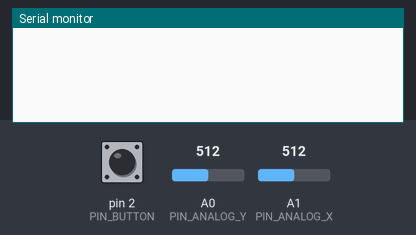
Bench run of a sketch on a simulated Arduino Uno, built with avr-gcc and run on an emulated ATmega328P. Shown: the last lines printed to the serial monitor. The inputs (shaded band) are chosen by the test bench; at power-on: A0 (PIN_ANALOG_Y) = 512, A1 (PIN_ANALOG_X) = 512, pin 2 (PIN_BUTTON) LOW.

Above: at 1.2 s.
1.3 s: A0 (PIN_ANALOG_Y) set to 716
At 2.5 s:
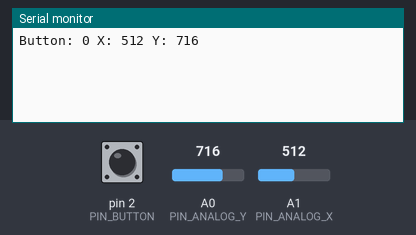
2.8 s: A1 (PIN_ANALOG_X) set to 716
At 3.9 s:
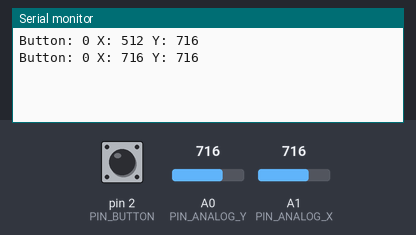
4.3 s: pin 2 (PIN_BUTTON) pulled HIGH for 0.15 s
At 5.6 s:
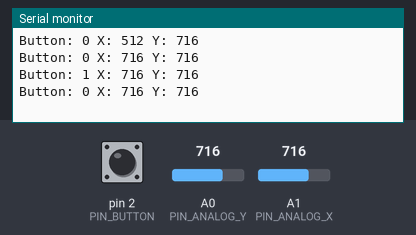
5.9 s: A0 (PIN_ANALOG_Y) set to 900
At 6.3 s:
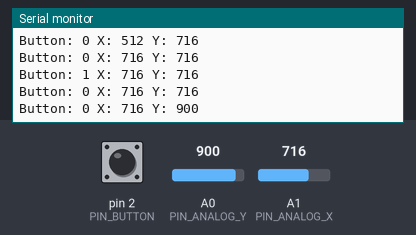
7.4 s: pin 2 (PIN_BUTTON) pulled HIGH for 1 s
At 9.4 s:
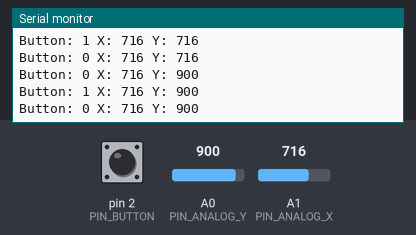
9.9 s: A1 (PIN_ANALOG_X) set to 900
At 10.5 s:
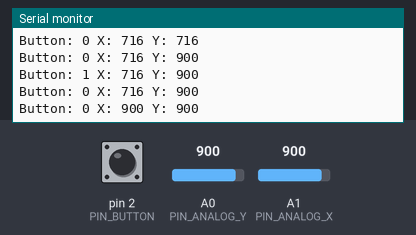
Timing chart, 0 to 12.4 s (numbered marks = the images above; inputs shaded):
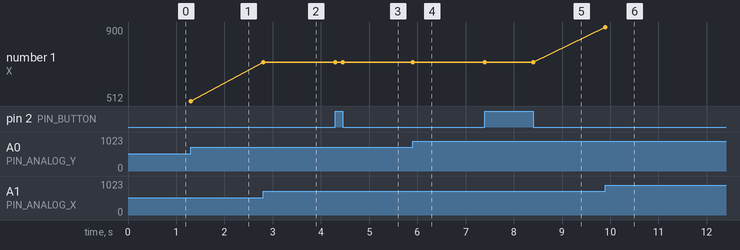

The sketch:

PeripherieTest.ino
```cpp
// Sunfounder Remote test of Joystick
// www.fambach.net
// GPL2
//***************************************************

boolean pressed = false;
const byte PIN_BUTTON = 2;
const byte PIN_ANALOG_X = A1;
const byte PIN_ANALOG_Y = A0;
int analog_x = 512;
int analog_y = 512;

const int MIN_DELTA = 4;

void setup() {
  Serial.begin(9600);
  pinMode(PIN_BUTTON, INPUT);
}

void loop() {
  bool changed = false;

  // get button states
  boolean b = digitalRead(PIN_BUTTON);
  if (b != pressed) {
    pressed = b;
    changed = true;
  }

  int cur = analogRead(PIN_ANALOG_X );
  int delta = analog_x - cur;

  if ( delta > MIN_DELTA || delta < -MIN_DELTA) {
    analog_x = cur;
    changed = true;
  }

  cur = analogRead(PIN_ANALOG_Y );
  delta = analog_y - cur;

  if ( delta > MIN_DELTA || delta < -MIN_DELTA ) {
    analog_y = cur;
    changed = true;
  }

  if (changed) {
    Serial.print("Button: ");
    Serial.print(pressed);
    Serial.print(" X: ");
    Serial.print(analog_x);
    Serial.print(" Y: ");
    Serial.println(analog_y);
  }

}
```

Measured:
- after the input at 1.3 s, the serial monitor: prints a new line at once (image 1)
- after the input at 2.8 s, the serial monitor: prints a new line at once (image 2)
- after the input at 4.3 s, the serial monitor: prints a new line at once (image 3)
- after the input at 5.9 s, the serial monitor: prints a new line at once (image 4)
- after the input at 7.4 s, the serial monitor: prints a new line at once (image 5)
- after the input at 9.9 s, the serial monitor: prints a new line at once (image 6)
